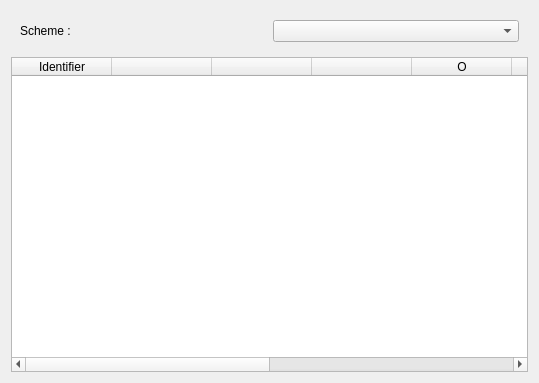
<?xml version="1.0" encoding="UTF-8"?>
<ui version="4.0">
 <class>QFormatConfig</class>
 <widget class="QWidget" name="QFormatConfig">
  <property name="geometry">
   <rect>
    <x>0</x>
    <y>0</y>
    <width>539</width>
    <height>383</height>
   </rect>
  </property>
  <property name="sizePolicy">
   <sizepolicy hsizetype="MinimumExpanding" vsizetype="MinimumExpanding">
    <horstretch>0</horstretch>
    <verstretch>0</verstretch>
   </sizepolicy>
  </property>
  <property name="windowTitle">
   <string notr="true"/>
  </property>
  <layout class="QVBoxLayout" name="verticalLayout">
   <item>
    <widget class="QFrame" name="m_frame">
     <property name="frameShape">
      <enum>QFrame::NoFrame</enum>
     </property>
     <property name="frameShadow">
      <enum>QFrame::Plain</enum>
     </property>
     <layout class="QGridLayout" name="gridLayout">
      <item row="0" column="0">
       <widget class="QLabel" name="label">
        <property name="text">
         <string>Scheme :</string>
        </property>
       </widget>
      </item>
      <item row="0" column="1">
       <widget class="QComboBox" name="m_selector"/>
      </item>
     </layout>
    </widget>
   </item>
   <item>
    <widget class="QTableWidget" name="m_table">
     <property name="sizePolicy">
      <sizepolicy hsizetype="MinimumExpanding" vsizetype="MinimumExpanding">
       <horstretch>0</horstretch>
       <verstretch>0</verstretch>
      </sizepolicy>
     </property>
     <property name="selectionMode">
      <enum>QAbstractItemView::NoSelection</enum>
     </property>
     <property name="selectionBehavior">
      <enum>QAbstractItemView::SelectRows</enum>
     </property>
     <column>
      <property name="text">
       <string>Identifier</string>
      </property>
     </column>
     <column>
      <property name="text">
       <string/>
      </property>
     </column>
     <column>
      <property name="text">
       <string/>
      </property>
     </column>
     <column>
      <property name="text">
       <string/>
      </property>
     </column>
     <column>
      <property name="text">
       <string>O</string>
      </property>
     </column>
     <column>
      <property name="text">
       <string/>
      </property>
     </column>
     <column>
      <property name="text">
       <string>W</string>
      </property>
     </column>
     <column>
      <property name="text">
       <string/>
      </property>
     </column>
     <column>
      <property name="text">
       <string/>
      </property>
     </column>
     <column>
      <property name="text">
       <string/>
      </property>
     </column>
    </widget>
   </item>
  </layout>
 </widget>
 <resources/>
 <connections/>
</ui>
